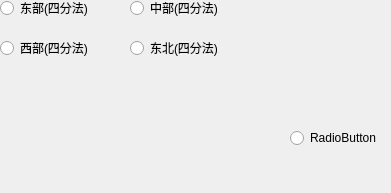
             <widget class="QWidget" name="page_4">
              <property name="geometry">
               <rect>
                <x>0</x>
                <y>0</y>
                <width>391</width>
                <height>193</height>
               </rect>
              </property>
              <attribute name="label">
               <string>按地带四分法</string>
              </attribute>
              <widget class="QRadioButton" name="radioButton_25">
               <property name="geometry">
                <rect>
                 <x>0</x>
                 <y>0</y>
                 <width>121</width>
                 <height>16</height>
                </rect>
               </property>
               <property name="text">
                <string>东部(四分法)</string>
               </property>
              </widget>
              <widget class="QRadioButton" name="radioButton_26">
               <property name="geometry">
                <rect>
                 <x>130</x>
                 <y>0</y>
                 <width>121</width>
                 <height>16</height>
                </rect>
               </property>
               <property name="text">
                <string>中部(四分法)</string>
               </property>
              </widget>
              <widget class="QRadioButton" name="radioButton_27">
               <property name="geometry">
                <rect>
                 <x>0</x>
                 <y>40</y>
                 <width>121</width>
                 <height>16</height>
                </rect>
               </property>
               <property name="text">
                <string>西部(四分法)</string>
               </property>
              </widget>
              <widget class="QRadioButton" name="radioButton_28">
               <property name="geometry">
                <rect>
                 <x>130</x>
                 <y>40</y>
                 <width>121</width>
                 <height>16</height>
                </rect>
               </property>
               <property name="text">
                <string>东北(四分法)</string>
               </property>
              </widget>
              <widget class="QRadioButton" name="radioButton_103">
               <property name="geometry">
                <rect>
                 <x>290</x>
                 <y>130</y>
                 <width>89</width>
                 <height>16</height>
                </rect>
               </property>
               <property name="text">
                <string>RadioButton</string>
               </property>
              </widget>
             </widget>
